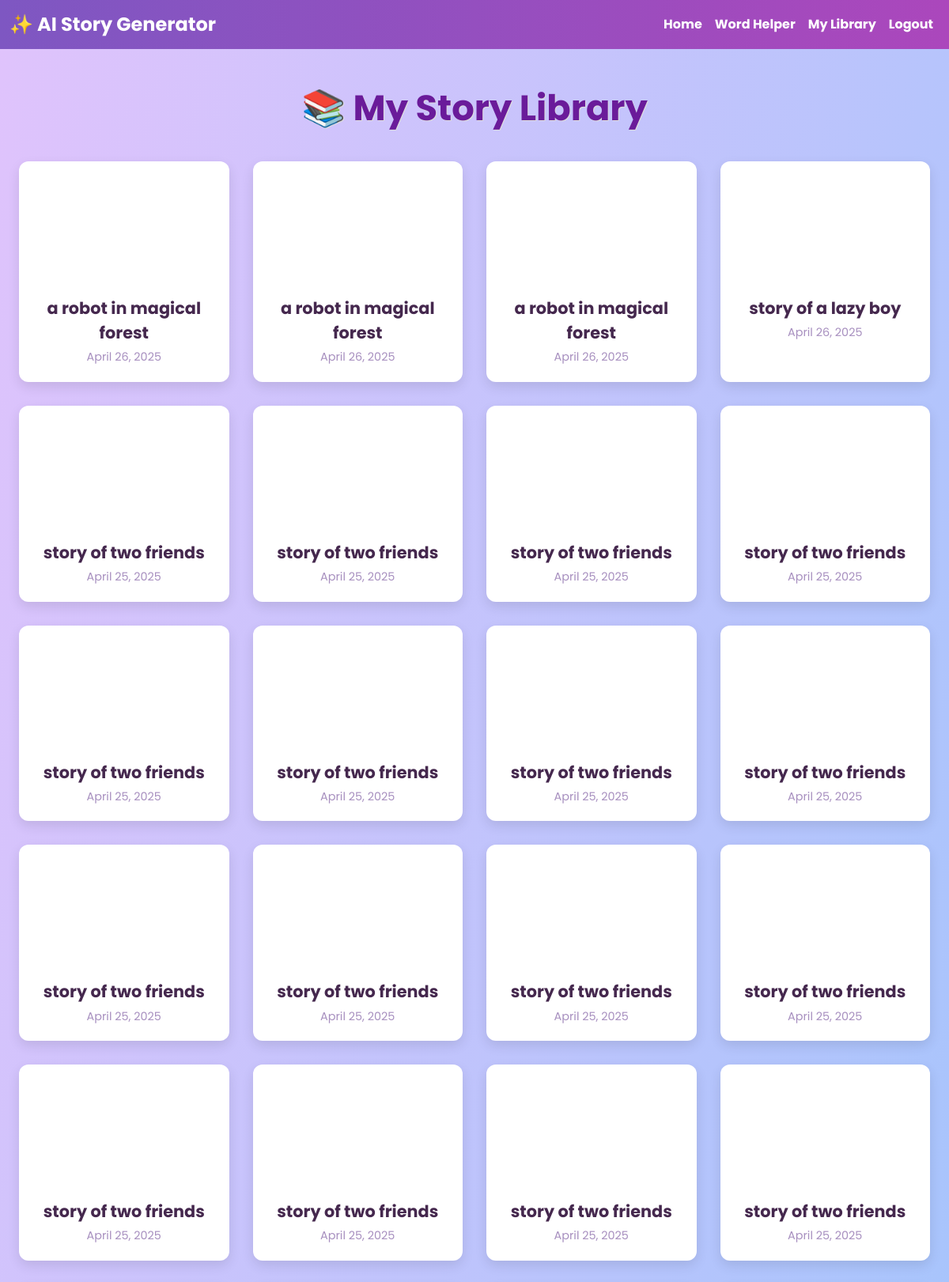
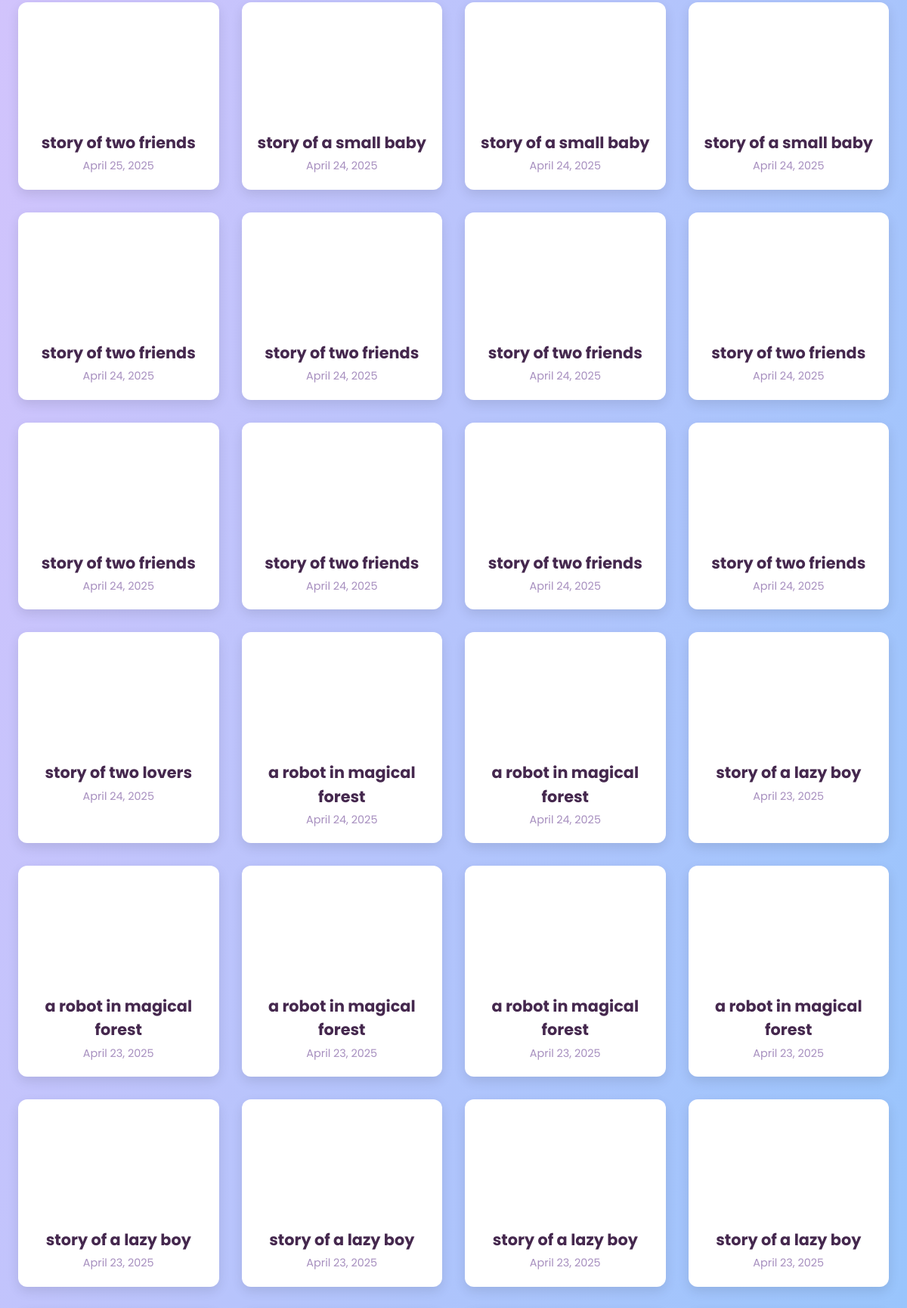
Page /library/ (signed in, upper part) on the committed database (2 pictures, top to bottom).
### generator/models.py (models this page shows, shortened)
class Story(models.Model):
    user = models.ForeignKey(User, on_delete=models.CASCADE)
    prompt = models.TextField()
    content = models.TextField()
    created_at = models.DateTimeField(auto_now_add=True)

### generator/views.py (the view)
# urls.py: path('library/', views.story_library, name='story_library'),
@login_required(login_url='login')
def story_library(request):
    stories = Story.objects.filter(user=request.user).order_by('-created_at')
    return render(request, 'generator/story_library.html', {'stories': stories})

### generator/templates/generator/story_library.html (shortened to what this page needs)
{% extends 'generator/base.html' %}
{% block content %}
<div class="container">
  <h1>📚 My Story Library</h1>
  {% if stories %}
  <div class="book-grid">
    {% for story in stories %}
    {% with cartoon_images="https://cdn-icons-png.flaticon.com/512/2946/2946035.png,https://cdn-icons-png.flaticon.com/512/2946/2946015.png,https://cdn-icons-png.flaticon.com/512/2946/2946023.png,https://cdn-icons-png.flaticon.com/512/2946/2946002.png,https://cdn-icons-png.flaticon.com/512/2946/2946041.png,https://cdn-icons-png.flaticon.com/512/2946/2946055.png" %}
    {% with random_cartoon=cartoon_images|cut:","|random %}
    <div class="book-card" onclick="openPopup('{{ story.prompt|escapejs }}', '{{ story.created_at|date:"F j, Y, g:i a" }}', '{{ story.content|escapejs }}', '{% if story.image %}{{ story.image.url }}{% else %}{{ random_cartoon }}{% endif %}')">
      <div class="book-cover" >
      </div>
      <div class="book-content">
        <div class="book-title">{{ story.prompt }}</div>
        <div class="created-at">{{ story.created_at|date:"F j, Y" }}</div>
      </div>
    </div>
    {% endwith %}
    {% endwith %}
    {% endfor %}
  </div>
  {% else %}
  <div class="empty-message">
    <p>No stories yet. Start creating your magical book! 📖</p>
  </div>
  {% endif %}
</div>
{% endblock %}

### generator/templates/generator/base.html (shortened to what this page needs)
<!DOCTYPE html>
<html lang="en">
<head>
  <link href="https://cdn.jsdelivr.net/npm/bootstrap@5.3.0-alpha1/dist/css/bootstrap.min.css" rel="stylesheet">
  <link rel="stylesheet" href="https://cdnjs.cloudflare.com/ajax/libs/font-awesome/5.15.3/css/all.min.css">
</head>
<body>
  <nav class="navbar navbar-expand-lg">
    <div class="container">
      <a class="navbar-brand" href="/">✨ AI Story Generator</a>
      <div class="collapse navbar-collapse" id="navbarNav">
        <ul class="navbar-nav ms-auto">
          <li class="nav-item">
            <a class="nav-link" href="{% url 'home' %}">Home</a>
          </li>
          <li class="nav-item">
            <a class="nav-link" href="{% url 'word-meaning' %}">Word Helper</a>
          </li>
          <li class="nav-item">
            <a class="nav-link" href="{% url 'story_library' %}">My Library</a>
          </li>
          <li class="nav-item">
            <a class="nav-link" href="{% url 'logout' %}">Logout</a>
          </li>
        </ul>
      </div>
    </div>
  </nav>
  <div class="container mt-5">
    {% block content %}{% endblock %}
  </div>
</body>
</html>

### generator/templates/generator/base.html (style rules this page uses)
body { font-family: 'Poppins', sans-serif; background: linear-gradient(135deg, #f3e5f5, #ede7f6); margin: 0; padding: 0; color: #4a148c; }
.navbar { background: linear-gradient(to right, #7e57c2, #ab47bc); }
.navbar a { color: white !important; font-weight: bold; transition: 0.3s; }
.navbar-brand { font-weight: 600; font-size: 1.5rem; color: #fff !important; }
.container { max-width: 1200px; margin: auto; }

### generator/templates/generator/story_library.html (style rules this page uses)
body, html { margin: 0; padding: 0; }
body { margin: 0; font-family: 'Poppins', 'Comic Sans MS', cursive, sans-serif; background: linear-gradient(to bottom right, #e0c3fc, #8ec5fc); color: #4c2673; }
h1 { text-align: center; font-size: 2.8em; color: #6a1b9a; margin-bottom: 40px; font-weight: bold; text-shadow: 1px 1px #ddd; }
.book-grid { display: grid; grid-template-columns: repeat(auto-fit, minmax(250px, 1fr)); gap: 30px; }
.book-card { background: #fff; border-radius: 12px; overflow: hidden; box-shadow: 0 6px 15px rgba(0,0,0,0.1); transition: transform 0.3s ease; cursor: pointer; }
.book-cover { height: 150px; background-size: cover; background-position: center; border-radius: 12px 12px 0 0; }
.book-content { padding: 20px; text-align: center; }
.book-title { font-size: 1.3em; font-weight: bold; color: #45284e; }
.created-at { font-size: 0.9em; color: #a78fbf; margin-top: 5px; }

### rows in the picture
Story: prompt "a robot in magical forest", created_at "April 26, 2025"
Story: prompt "a robot in magical forest", created_at "April 26, 2025"
Story: prompt "a robot in magical forest", created_at "April 26, 2025"
Story: prompt "story of a lazy boy", created_at "April 26, 2025"
Story: prompt "story of two friends", created_at "April 25, 2025"
Story: prompt "story of two friends", created_at "April 25, 2025"
Story: prompt "story of two friends", created_at "April 25, 2025"
Story: prompt "story of two friends", created_at "April 25, 2025"
Story: prompt "story of two friends", created_at "April 25, 2025"
Story: prompt "story of two friends", created_at "April 25, 2025"
Story: prompt "story of two friends", created_at "April 25, 2025"
Story: prompt "story of two friends", created_at "April 25, 2025"
Story: prompt "story of two friends", created_at "April 25, 2025"
Story: prompt "story of two friends", created_at "April 25, 2025"
Story: prompt "story of two friends", created_at "April 25, 2025"
Story: prompt "story of two friends", created_at "April 25, 2025"
Story: prompt "story of two friends", created_at "April 25, 2025"
Story: prompt "story of two friends", created_at "April 25, 2025"
Story: prompt "story of two friends", created_at "April 25, 2025"
Story: prompt "story of two friends", created_at "April 25, 2025"
Story: prompt "story of two friends", created_at "April 25, 2025"
Story: prompt "story of a small baby", created_at "April 24, 2025"
Story: prompt "story of a small baby", created_at "April 24, 2025"
Story: prompt "story of a small baby", created_at "April 24, 2025"
Story: prompt "story of two friends", created_at "April 24, 2025"
Story: prompt "story of two friends", created_at "April 24, 2025"
Story: prompt "story of two friends", created_at "April 24, 2025"
Story: prompt "story of two friends", created_at "April 24, 2025"
Story: prompt "story of two friends", created_at "April 24, 2025"
Story: prompt "story of two friends", created_at "April 24, 2025"
Story: prompt "story of two friends", created_at "April 24, 2025"
Story: prompt "story of two friends", created_at "April 24, 2025"
Story: prompt "story of two lovers", created_at "April 24, 2025"
Story: prompt "a robot in magical forest", created_at "April 24, 2025"
Story: prompt "a robot in magical forest", created_at "April 24, 2025"
Story: prompt "story of a lazy boy", created_at "April 23, 2025"
Story: prompt "a robot in magical forest", created_at "April 23, 2025"
Story: prompt "a robot in magical forest", created_at "April 23, 2025"
Story: prompt "a robot in magical forest", created_at "April 23, 2025"
Story: prompt "a robot in magical forest", created_at "April 23, 2025"
Story: prompt "story of a lazy boy", created_at "April 23, 2025"
Story: prompt "story of a lazy boy", created_at "April 23, 2025"
Story: prompt "story of a lazy boy", created_at "April 23, 2025"
Story: prompt "story of a lazy boy", created_at "April 23, 2025"
